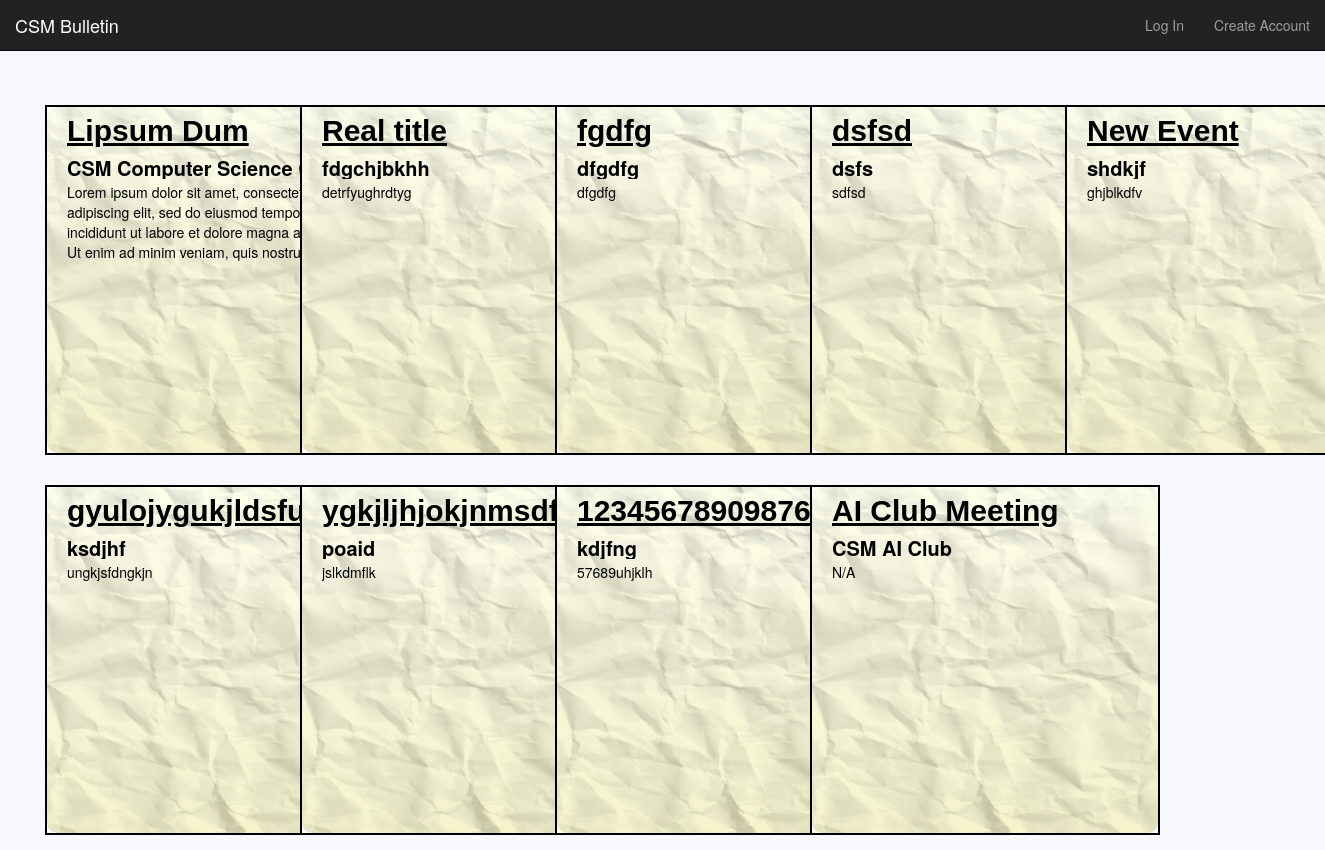
Page /event/board/ on the earlier database version.
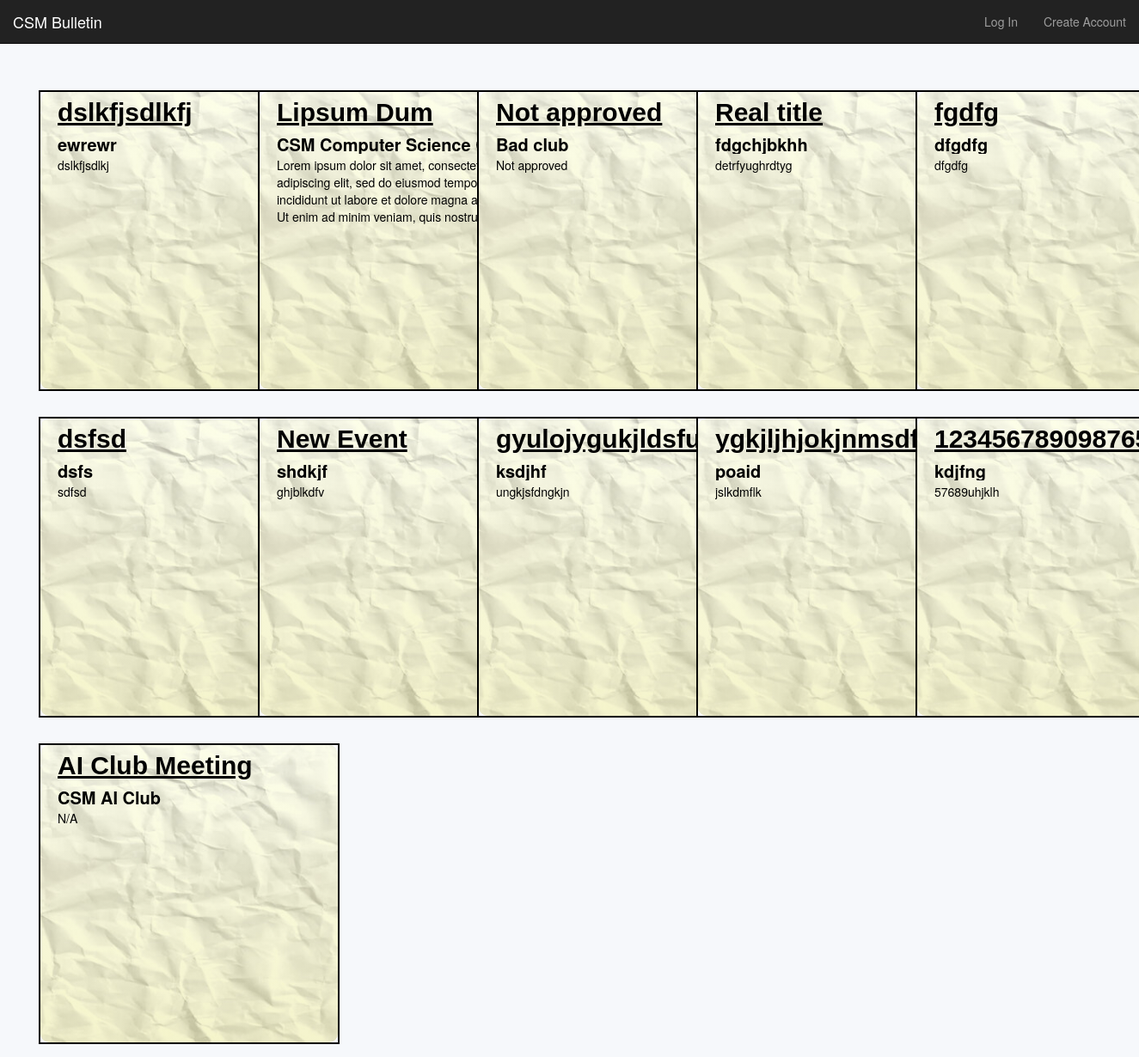
Same page on the later database version.
### events/models.py (models this page shows)
class Event(models.Model):  # makes an event class with five atributes
    title        = models.CharField(max_length=120) # make title limited to 120 chars
    description  = models.TextField(blank=True, default='') # make description not required
    repeats      = models.BooleanField(default=False)
    approved     = models.BooleanField(default=False)
    date         = models.DateField()
    start_time   = models.TimeField()
    end_time     = models.TimeField()
    posting_club = models.CharField(max_length=100)
    user         = models.ForeignKey(to=User, related_name="events", blank=True, null=True, on_delete=models.CASCADE)
    image        = models.ImageField(null=True, blank=True, upload_to='images/')
    def get_absolute_url(self):
        return reverse('events:event', kwargs={'id': self.id})

### events/views.py (the view)
def event_board_view(request, *args, **kwargs):                 # passes the sorted list of all the objects and prints them in order
    sorted_list = Event.objects.all().order_by('date', 'start_time')
    context = {
        'object_list': sorted_list
    }
    return render(request, 'events/event_board.html', context)

### events/templates/events/event_board.html (shortened to what this page needs)
{% extends 'base.html' %}
{% block content %}
{% load static %} <link rel="stylesheet" href="{% static 'eventboard.css' %}">
<body>
  <br>
  {% for event in object_list %}
    {% if event.approved %}
<div class="column">
  <a href="{{ event.get_absolute_url }}">
    <div class="box">
      {% load static %}
      {% if event.image %}
      <img src="{{ event.image.url }}" alt="Paper">
      {% else %}
      <img src="{% static 'images/paper.jpg' %}" alt="Paper">
      {% endif %}
      <div class="gradient"></div>
      <h1><div class="ellipsis">{{ event.title }}</div></h1>
      <h2><div class="ellipsis">{{ event.posting_club }}</div></h2>
      <p>{% if event.description %}{{ event.description }}{% else %}N/A{% endif %}</p>
    </div>
  </a>
</div>
    {% endif %}
  {% endfor %}
</body>
{% endblock %}

Differences in the rows shown:
added Event: approved True (drawn), title "dslkfjsdlkfj", posting_club "ewrewr", description "dslkfjsdlkj"
now on this page (row edited): Event: approved True (drawn), title "Not approved", posting_club "Bad club", description "Not approved"
